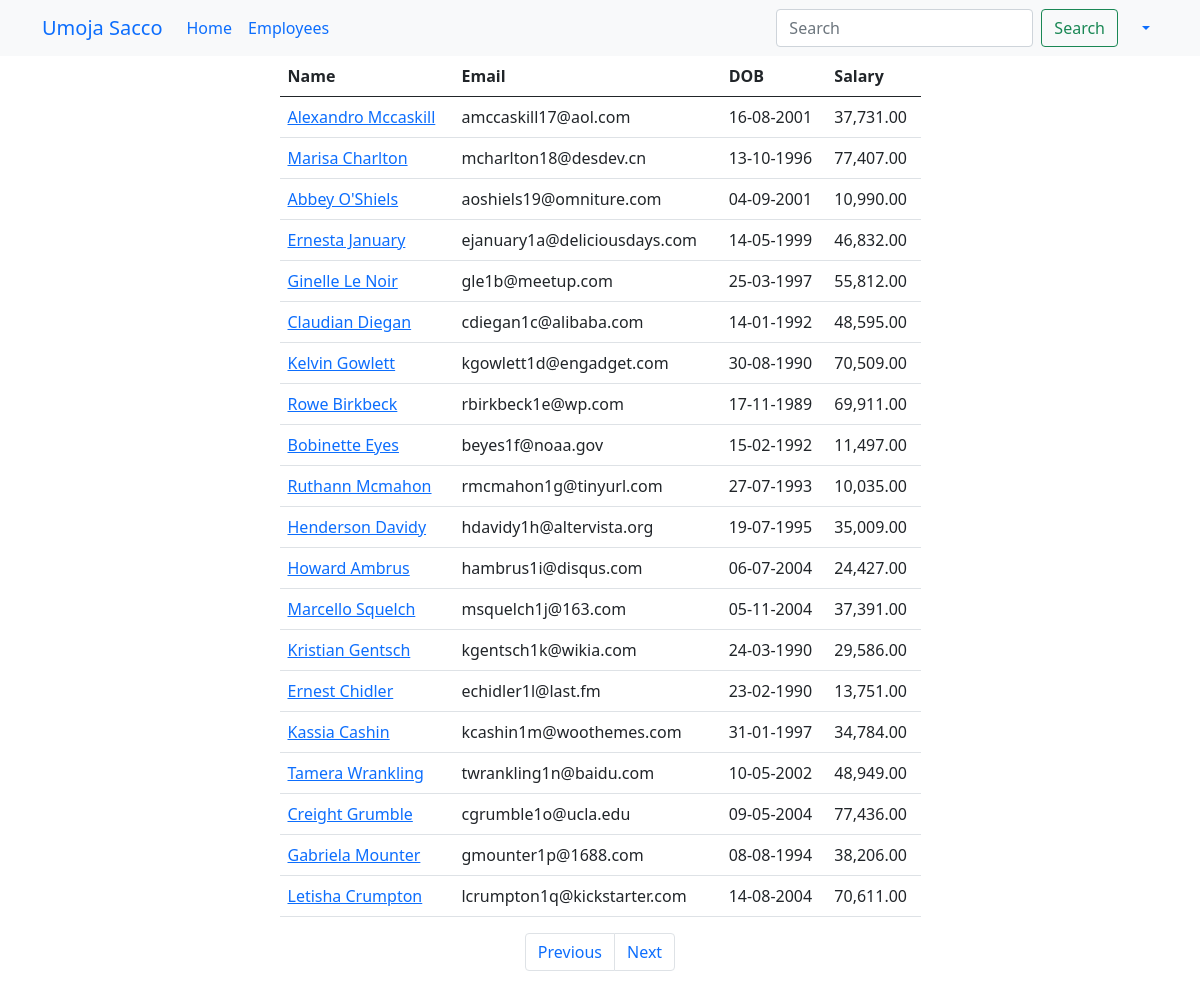
The page /employees?page=3 (signed in) on the database its author committed.
### main_app/models.py (models this page shows, shortened)
class Employee(models.Model):
    name = models.CharField(max_length=40)
    email = models.EmailField(unique=True)
    dob = models.DateField(null=True)
    salary = models.DecimalField(max_digits=7, decimal_places=2)  # 67000.58
    disabled = models.BooleanField(default=False)
    profile = models.ImageField(upload_to=unique_img_name, null=True, default="employees/employee.png")
    created_at = models.DateTimeField(auto_now_add=True, null=True)  # Once during creation
    updated_at = models.DateTimeField(auto_now=True, null=True)  # Every time an update happens

### main_app/views.py (the view)
# urls.py: path('employees', views.all_employees, name="all"),
@login_required
@permission_required('main_app.view_employee', raise_exception=True)
def all_employees(request):
    employees = Employee.objects.all()  # SELECT * FROM employees
    paginator = Paginator(employees, 20)
    page_number = request.GET.get("page")
    data = paginator.get_page(page_number)
    return render(request, "all_employees.html", {"employees": data})

### templates/all_employees.html (shortened to what this page needs)
{% extends 'base_template.html' %}
{% load humanize %}
{% block content %}
    {% include 'navbar.html' %}
    <div class="container">
        <div class="row justify-content-center">
            <div class="col-sm-7">
                <table class="table">
                    <thead>
                    <tr>
                        <th>Name</th>
                        <th>Email</th>
                        <th>DOB</th>
                        <th>Salary</th>
                    </tr>
                    </thead>
                    <tbody>
                    {% for employee in employees %}
                        <tr>
                            <td>
                                <a href="/employees/{{ employee.id }}">{{ employee.name | title }}</a>
                            </td>
                            <td>{{ employee.email }}</td>
                            <td>{{ employee.dob | date:'d-m-Y' }}</td>
                            <td>{{ employee.salary | intcomma }}</td>
                        </tr>
                    {% endfor %}
                    </tbody>
                </table>
                <nav aria-label="Page navigation example">
                    <ul class="pagination justify-content-center">
                        {% if employees.has_previous %}
                            <li class="page-item">
                                <a class="page-link" href='?page={{ employees.previous_page_number }}'>Previous</a>
                            </li>
                        {% else %}
                            <li class="page-item disabled">
                                <a class="page-link" href='' tabindex="-1" aria-disabled="True">Previous</a>
                            </li>
                        {% endif %}
                        {% if employees.has_next %}
                            <li class="page-item">
                                <a class="page-link" href='?page={{ employees.next_page_number }}'>Next</a>
                            </li>
                        {% else %}
                            <li class="page-item disabled">
                                <a class="page-link" href='' tabindex="-1" aria-disabled="True">Next</a>
                            </li>
                        {% endif %}
                    </ul>
                </nav>
            </div>
        </div>
    </div>
{% endblock %}

### rows shown on the page
Employee: name "Alexandro Mccaskill", email "amccaskill17@aol.com", dob "16-08-2001", salary "37,731.00"
Employee: name "Marisa Charlton", email "mcharlton18@desdev.cn", dob "13-10-1996", salary "77,407.00"
Employee: name "Abbey O'Shiels", email "aoshiels19@omniture.com", dob "04-09-2001", salary "10,990.00"
Employee: name "Ernesta January", email "ejanuary1a@deliciousdays.com", dob "14-05-1999", salary "46,832.00"
Employee: name "Ginelle Le Noir", email "gle1b@meetup.com", dob "25-03-1997", salary "55,812.00"
Employee: name "Claudian Diegan", email "cdiegan1c@alibaba.com", dob "14-01-1992", salary "48,595.00"
Employee: name "Kelvin Gowlett", email "kgowlett1d@engadget.com", dob "30-08-1990", salary "70,509.00"
Employee: name "Rowe Birkbeck", email "rbirkbeck1e@wp.com", dob "17-11-1989", salary "69,911.00"
Employee: name "Bobinette Eyes", email "beyes1f@noaa.gov", dob "15-02-1992", salary "11,497.00"
Employee: name "Ruthann Mcmahon", email "rmcmahon1g@tinyurl.com", dob "27-07-1993", salary "10,035.00"
Employee: name "Henderson Davidy", email "hdavidy1h@altervista.org", dob "19-07-1995", salary "35,009.00"
Employee: name "Howard Ambrus", email "hambrus1i@disqus.com", dob "06-07-2004", salary "24,427.00"
Employee: name "Marcello Squelch", email "msquelch1j@163.com", dob "05-11-2004", salary "37,391.00"
Employee: name "Kristian Gentsch", email "kgentsch1k@wikia.com", dob "24-03-1990", salary "29,586.00"
Employee: name "Ernest Chidler", email "echidler1l@last.fm", dob "23-02-1990", salary "13,751.00"
Employee: name "Kassia Cashin", email "kcashin1m@woothemes.com", dob "31-01-1997", salary "34,784.00"
Employee: name "Tamera Wrankling", email "twrankling1n@baidu.com", dob "10-05-2002", salary "48,949.00"
Employee: name "Creight Grumble", email "cgrumble1o@ucla.edu", dob "09-05-2004", salary "77,436.00"
Employee: name "Gabriela Mounter", email "gmounter1p@1688.com", dob "08-08-1994", salary "38,206.00"
Employee: name "Letisha Crumpton", email "lcrumpton1q@kickstarter.com", dob "14-08-2004", salary "70,611.00"
